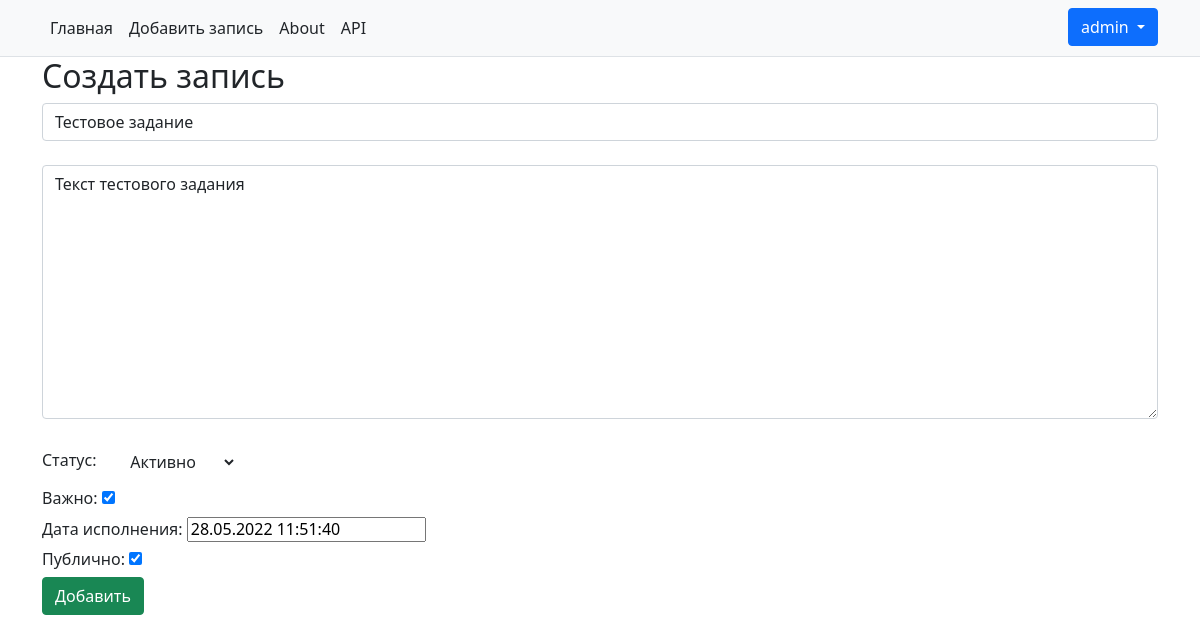
Page /details/1/update (signed in) on the committed database.
### todo_manager/models.py (models this page shows, shortened)
class ToDoModel(models.Model):
    class StatusNote(models.IntegerChoices):  # Выбор статуса задачи
        ACTIVE = 1, _('Активно')
        POSTPONED = 2, _('Отложено')
        DONE = 3, _('Выполнено')
    author = models.ForeignKey(User, on_delete=models.CASCADE)
    title = models.CharField(_("Заголовок"), max_length=150)
    message = models.TextField("Текст заметки", max_length=5000)
    status = models.IntegerField(verbose_name="Статус", default=StatusNote.ACTIVE, choices=StatusNote.choices)
    important = models.BooleanField("Важно", default=False)
    public = models.BooleanField("Публично", default=False)
    time_field = models.DateTimeField(verbose_name="Дата", default=get_date)
    class Meta:
        verbose_name = _("Задача")  # todo с маленькой буквы
        verbose_name_plural = _("Задачи")

### todo_manager/views.py (the view)
# urls.py: path('details/<int:pk>/update', views.UpdateViewDetail.as_view(), name='update_object'),
class UpdateViewDetail(UpdateView):
    model = ToDoModel
    template_name = 'todo_manager/add_note.html'
    form_class = TodoForm

### todo_manager/forms.py
class TodoForm(ModelForm):
    class Meta:
        model = ToDoModel
        exclude = ['author']
        widgets = {"title": TextInput(attrs={"placeholder": "Введите текст",
                                             "class": "form-control"}),
                   "message": Textarea(attrs={"placeholder": "Введите текст",
                                              "class": "form-control"}),
                   "important": CheckboxInput(),
                   "public": CheckboxInput(),
                   "status": Select(attrs={'class': "btn btn-first dropdown-toggle"}),
                   }

### todo_manager/templates/todo_manager/add_note.html (shortened to what this page needs)
{% extends "todo_manager/base.html" %}
{% block content %}
    <h2>Создать запись</h2>
    {% if user.is_active %}
    <form method="post">
        {{ form.title }}
        <br>
        {{ form.message }}
        <br>
        <p class="h6">Статус: {{ form.status }}</p>
        <p class="h6">Важно: {{ form.important }}</p>
        <p class="h6">Дата исполнения: {{ form.time_field }}</p>
        <p class="h6">Публично: {{ form.public }}  </p>
        <button type="submit" class="btn btn-success" href="{% url 'add_note' %}">Добавить</button>
    {% else %}
        <p class="h6">Необходимо выполнить вход</p>
    {% endif %}
    </form>
{% endblock %}

### todo_manager/templates/todo_manager/base.html (shortened to what this page needs)
<!DOCTYPE html>
<html lang="en">
<head>
    <link rel="stylesheet" href="https://cdn.jsdelivr.net/npm/bootstrap@5.1.3/dist/css/bootstrap.min.css">
</head>
<body>
<nav class="py-2 bg-light border-bottom">
    <div class="container d-flex flex-wrap">
        <ul class="nav me-auto">
            <li class="nav-item"><a href="{% url 'index' %}" class="nav-link link-dark px-2 active" aria-current="page">Главная</a>
            </li>
            <li class="nav-item"><a href="{% url 'add_note' %}" class="nav-link link-dark px-2">Добавить запись</a></li>
            <li class="nav-item"><a href="{% url 'about' %}" class="nav-link link-dark px-2">About</a></li>
            <li class="nav-item"><a href="{% url 'api' %}" class="nav-link link-dark px-2">API</a></li>
        </ul>
        <ul class="nav">
            {% if  user.is_active %}
                <li class="nav-item">
                <div class="dropdown">
                    <button class="btn btn-primary dropdown-toggle" type="button" id="dropdownMenuButton1"
                            data-bs-toggle="dropdown" aria-expanded="false">
                        {{ user }}
                    </button>
                </div>
                    </li>
            {% else %}
                <li class="nav-item"><a href="{% url 'login' %}" class="btn btn-outline-primary me-2" role="button">Login</a></li>
                <li class="nav-item"><a href="{% url 'signup' %}" class="btn btn-primary" role="button">Sign up</a></li>
            {% endif %}
        </ul>
    </div>
</nav>
<div class="container">
    {% block content %}
    {% endblock %}
</div>
</body>
</html>

### rows in the picture
ToDoModel: title "Тестовое задание", message "Текст тестового задания", status "Активно", important "☑", time_field "28.05.2022 11:51:40", public "☑"

### other values in the picture
{{ user }} "admin"
